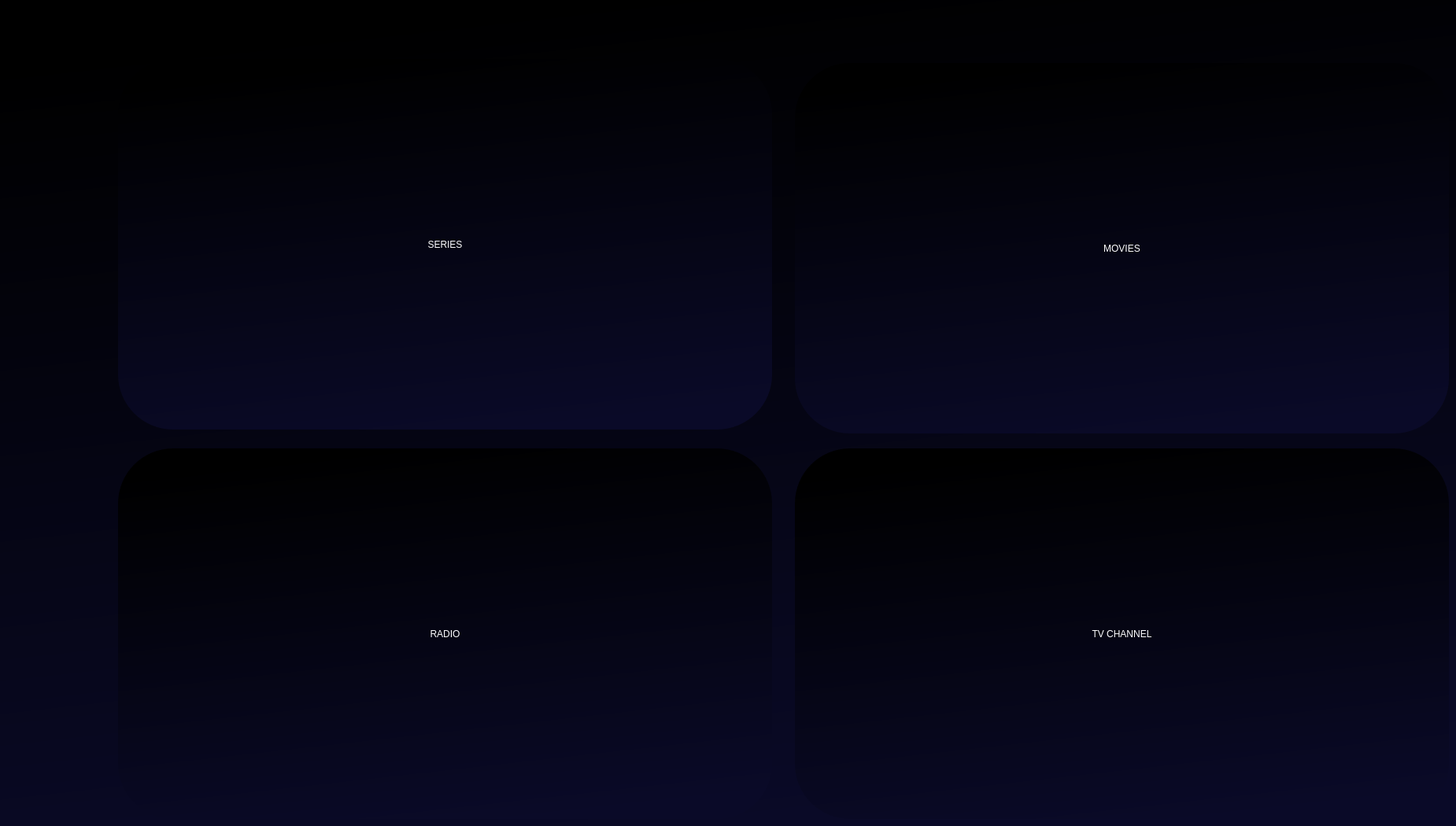
   <widget class="QWidget" name="moviesserieidk">
    <property name="styleSheet">
     <string notr="true">background-color: qlineargradient(spread:pad, x1:0.426227, y1:0, x2:0.625, y2:1, stop:0 rgba(0, 0, 0, 255), stop:1 rgba(10, 10, 40, 255));</string>
    </property>
    <widget class="QPushButton" name="pushButton">
     <property name="geometry">
      <rect>
       <x>150</x>
       <y>75</y>
       <width>831</width>
       <height>471</height>
      </rect>
     </property>
     <property name="styleSheet">
      <string notr="true">QPushButton#pushButton{
border-image:url(&quot;wo.jpg&quot;);
font: 87 72pt &quot;Poppins&quot;;
color: rgb(255, 255, 255);
border-radius:70px;
}
</string>
     </property>
     <property name="text">
      <string>SERIES</string>
     </property>
    </widget>
    <widget class="QPushButton" name="pushButton_2">
     <property name="geometry">
      <rect>
       <x>1010</x>
       <y>80</y>
       <width>831</width>
       <height>471</height>
      </rect>
     </property>
     <property name="styleSheet">
      <string notr="true">border-image:url(&quot;oki.jpg&quot;);
border-radius:70px;
font: 87 72pt &quot;Poppins&quot;;
color: rgb(255, 255, 255);
</string>
     </property>
     <property name="text">
      <string>MOVIES</string>
     </property>
    </widget>
    <widget class="QPushButton" name="pushButton_3">
     <property name="geometry">
      <rect>
       <x>150</x>
       <y>570</y>
       <width>831</width>
       <height>471</height>
      </rect>
     </property>
     <property name="styleSheet">
      <string notr="true">border-image:url(&quot;m.jpg&quot;);
border-radius:70px;
color: rgb(255, 255, 255);
font: 87 72pt &quot;Poppins&quot;;
</string>
     </property>
     <property name="text">
      <string>RADIO</string>
     </property>
    </widget>
    <widget class="QPushButton" name="pushButton_4">
     <property name="geometry">
      <rect>
       <x>1010</x>
       <y>570</y>
       <width>831</width>
       <height>471</height>
      </rect>
     </property>
     <property name="styleSheet">
      <string notr="true">border-image:url(&quot;ooo.jpg&quot;);
border-radius:70px;
color: rgb(255, 255, 255);
font: 87 72pt &quot;Poppins&quot;;

</string>
     </property>
     <property name="text">
      <string>TV CHANNEL</string>
     </property>
    </widget>
   </widget>
